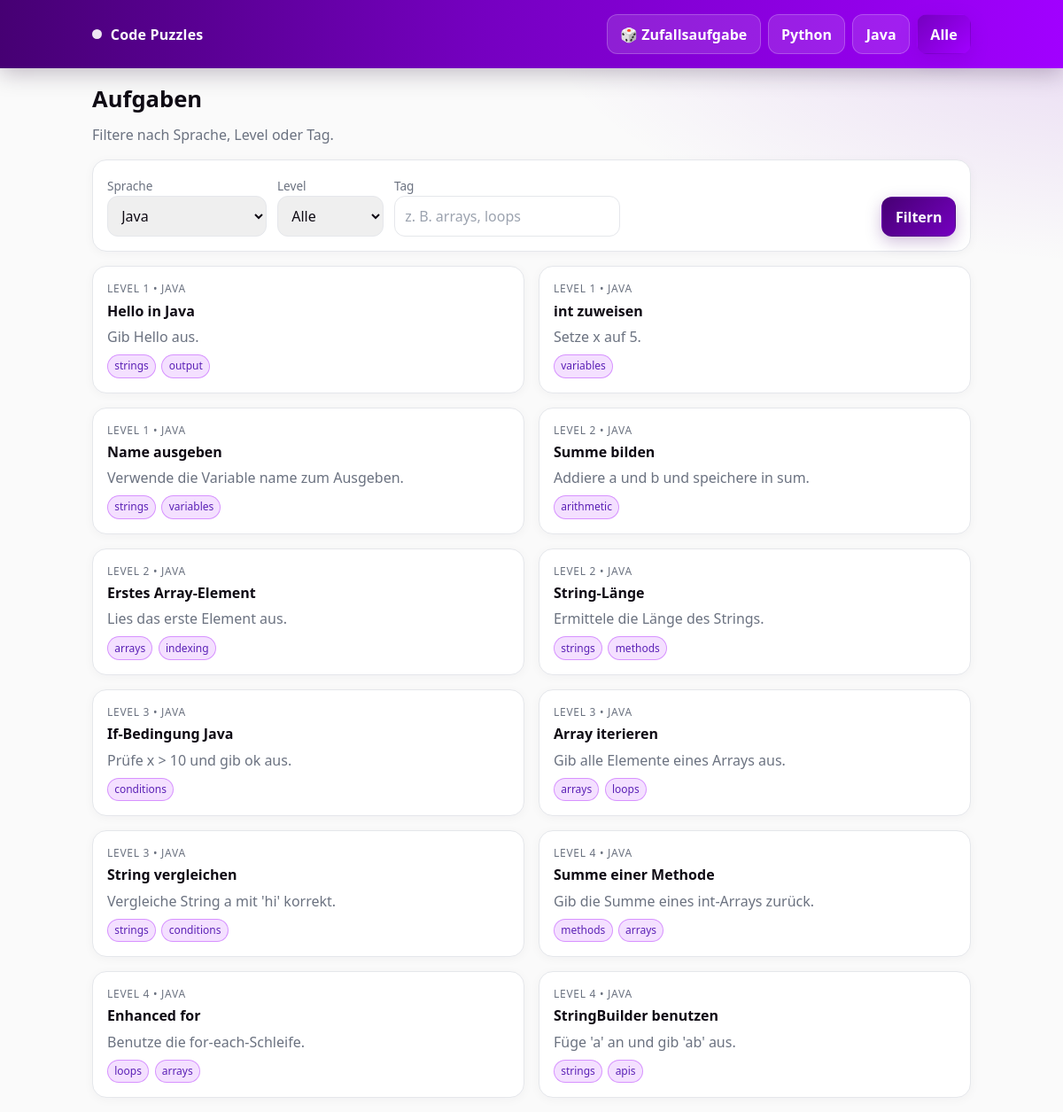
/?language=java, run on the app's committed database.
### models.py (models this page shows)
class Snippet(db.Model):
    __tablename__ = "snippets"
    id = db.Column(db.Integer, primary_key=True)
    title = db.Column(db.String(160), nullable=False)
    language = db.Column(db.String(16), nullable=False)  # "python" | "java"
    level = db.Column(db.Integer, nullable=False)         # 1..4
    prompt = db.Column(db.Text, nullable=False)
    code_template = db.Column(db.Text, nullable=False)    # mit {{1}}, {{2}} ...
    solution = db.Column(JSON, nullable=False)            # z. B. ["x", "print(\"ok\")"]
    accepted = db.Column(JSON, nullable=True)             # optionale Alternativen pro Lücke: [ ["x"], ["print('ok')","re:^print\\(.+\\)$"] ]
    blocks = db.Column(JSON, nullable=True)               # Bausteine (Buttons)
    tips = db.Column(JSON, nullable=True)                 # Hinweise
    tags = db.Column(JSON, nullable=True)                 # ["strings","loops"]
    __table_args__ = (
        CheckConstraint("level >= 1 AND level <= 4", name="level_range"),
    )

### app.py (the view)
    @app.route("/")
    def index():
        lang = request.args.get("language")
        level = request.args.get("level", type=int)
        tag = request.args.get("tag")
        q = Snippet.query
        if lang:
            q = q.filter_by(language=lang)
        if level:
            q = q.filter_by(level=level)
        if tag:
            q = q.filter(Snippet.tags.like(f'%"{tag}"%'))
        snippets = q.order_by(Snippet.level.asc(), Snippet.id.asc()).all()
        return render_template("index.html", snippets=snippets, lang=lang, level=level, tag=tag)

### templates/index.html (shortened to what this page needs)
{% extends "base.html" %}
{% block content %}
<h1 style="font-size:1.6rem; font-weight:700; margin-bottom:.5rem;">Aufgaben</h1>
<p class="text-muted" style="margin-bottom:1rem;">Filtere nach Sprache, Level oder Tag.</p>
<form method="get" class="card" style="display:flex; gap:.75rem; flex-wrap:wrap; align-items:flex-end; margin-bottom:1rem;">
  <div>
    <label class="text-muted" style="font-size:.85rem;">Sprache</label><br>
    <select name="language" class="field" style="min-width:180px">
      <option value="java" {{ 'selected' if lang=='java' else '' }}>Java</option>
    </select>
  </div>
  <div>
    <label class="text-muted" style="font-size:.85rem;">Level</label><br>
    <select name="level" class="field" style="min-width:120px">
      <option value="">Alle</option>
    </select>
  </div>
  <div>
    <label class="text-muted" style="font-size:.85rem;">Tag</label><br>
    <input name="tag" value="{{ tag or '' }}" class="field" placeholder="z. B. arrays, loops" style="min-width:220px"/>
  </div>
  <div style="margin-left:auto">
    <button class="btn btn-dark" type="submit">Filtern</button>
  </div>
</form>
<div class="grid grid-2">
  {% for s in snippets %}
  <a href="{{ url_for('snippet_view', sid=s.id) }}" class="card" style="text-decoration:none;color:inherit;">
    <div class="text-muted" style="font-size:.75rem; text-transform:uppercase; letter-spacing:.06em;">
      Level {{ s.level }} • {{ s.language|capitalize }}
    </div>
    <div style="font-weight:700; margin-top:.2rem;">{{ s.title }}</div>
    <p class="text-muted line-clamp-2" style="margin-top:.35rem;">{{ s.prompt }}</p>
    {% if s.tags %}
      <div style="margin-top:.5rem; display:flex; gap:.4rem; flex-wrap:wrap;">
        {% for t in s.tags %}
          <span class="tag">{{ t }}</span>
        {% endfor %}
      </div>
    {% endif %}
  </a>
  {% else %}
  <p>Keine Aufgaben gefunden.</p>
  {% endfor %}
</div>
{% endblock %}

### static/styles.css (style rules this page uses)
:root { --c-dark:#460073; --c-mid:#7500C0; --c-light:#A100FF; --c-text:#0f0b14; --c-muted:#6b7280; --c-border:#e5e7eb; --c-white:#ffffff; --shadow:0 10px 25px rgba(161,0,255,0.15); }
* { box-sizing:border-box }
html,body { height:100% }
body { font-family: ui-sans-serif, system-ui, -apple-system, Segoe UI, Roboto, Inter, Helvetica, Arial, "Apple Color Emoji","Segoe UI Emoji"; color: var(--c-text); background: radial-gradient(1200px 500px at 10% -20%, rgba(70,0,115,.15), transparent 60%), radial-gradient(1200px 500px at 110% 0%, rgba(117,0,192,.15), transparent 60%), #fafafa; margin:0; }
.grid { display:grid; gap:1rem; }
.grid-2 { grid-template-columns: repeat(2, minmax(0,1fr)); }
.card { background: var(--c-white); border: 1px solid var(--c-border); border-radius: 16px; padding: 1rem; box-shadow: 0 2px 12px rgba(17,24,39,.04); transition: transform .18s ease, box-shadow .18s ease, border-color .18s ease; }
.btn { display:inline-flex; align-items:center; gap:.5rem; padding:.6rem .9rem; border-radius:12px; border:1px solid transparent; font-weight:600; cursor:pointer; text-decoration:none; transition: transform .12s ease, box-shadow .12s ease, background .12s ease, border-color .12s ease; }
.btn-dark { color:#fff; background: linear-gradient(135deg, var(--c-dark), var(--c-mid)); box-shadow: 0 6px 18px rgba(70,0,115,.25); }
.field { width:100%; border:1px solid var(--c-border); border-radius:12px; padding:.65rem .7rem; font-size:16px; outline:none; transition: border-color .12s ease, box-shadow .12s ease; }
.tag { display:inline-block; font-size:.75rem; color:#5b21b6; background: rgba(161,0,255,.12); border:1px solid rgba(161,0,255,.35); padding:.2rem .45rem; border-radius:999px; }
.text-muted { color: var(--c-muted); }
.line-clamp-2 { display:-webkit-box; -webkit-line-clamp:2; -webkit-box-orient: vertical; overflow: hidden; }

### data on the page
Snippet: level "1", language "JAVA", title "Hello in Java", prompt "Gib Hello aus.", tags "strings" "output"
Snippet: level "1", language "JAVA", title "int zuweisen", prompt "Setze x auf 5.", tags "variables"
Snippet: level "1", language "JAVA", title "Name ausgeben", prompt "Verwende die Variable name zum Ausgeben.", tags "strings" "variables"
Snippet: level "2", language "JAVA", title "Summe bilden", prompt "Addiere a und b und speichere in sum.", tags "arithmetic"
Snippet: level "2", language "JAVA", title "Erstes Array-Element", prompt "Lies das erste Element aus.", tags "arrays" "indexing"
Snippet: level "2", language "JAVA", title "String-Länge", prompt "Ermittele die Länge des Strings.", tags "strings" "methods"
Snippet: level "3", language "JAVA", title "If-Bedingung Java", prompt "Prüfe x > 10 und gib ok aus.", tags "conditions"
Snippet: level "3", language "JAVA", title "Array iterieren", prompt "Gib alle Elemente eines Arrays aus.", tags "arrays" "loops"
Snippet: level "3", language "JAVA", title "String vergleichen", prompt "Vergleiche String a mit 'hi' korrekt.", tags "strings" "conditions"
Snippet: level "4", language "JAVA", title "Summe einer Methode", prompt "Gib die Summe eines int-Arrays zurück.", tags "methods" "arrays"
Snippet: level "4", language "JAVA", title "Enhanced for", prompt "Benutze die for-each-Schleife.", tags "loops" "arrays"
Snippet: level "4", language "JAVA", title "StringBuilder benutzen", prompt "Füge 'a' an und gib 'ab' aus.", tags "strings" "apis"
